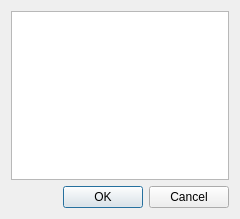
<?xml version="1.0" encoding="UTF-8"?>
<ui version="4.0">
 <class>QgsOrganizeTableColumnsDialog</class>
 <widget class="QDialog" name="QgsOrganizeTableColumnsDialog">
  <property name="geometry">
   <rect>
    <x>0</x>
    <y>0</y>
    <width>240</width>
    <height>219</height>
   </rect>
  </property>
  <property name="windowTitle">
   <string>Filter table column</string>
  </property>
  <layout class="QVBoxLayout" name="verticalLayout">
   <item>
    <widget class="QListWidget" name="mFieldsList"/>
   </item>
   <item>
    <widget class="QDialogButtonBox" name="buttonBox">
     <property name="orientation">
      <enum>Qt::Horizontal</enum>
     </property>
     <property name="standardButtons">
      <set>QDialogButtonBox::Cancel|QDialogButtonBox::Ok</set>
     </property>
    </widget>
   </item>
  </layout>
 </widget>
 <resources/>
 <connections>
  <connection>
   <sender>buttonBox</sender>
   <signal>accepted()</signal>
   <receiver>QgsOrganizeTableColumnsDialog</receiver>
   <slot>accept()</slot>
   <hints>
    <hint type="sourcelabel">
     <x>248</x>
     <y>254</y>
    </hint>
    <hint type="destinationlabel">
     <x>157</x>
     <y>274</y>
    </hint>
   </hints>
  </connection>
  <connection>
   <sender>buttonBox</sender>
   <signal>rejected()</signal>
   <receiver>QgsOrganizeTableColumnsDialog</receiver>
   <slot>reject()</slot>
   <hints>
    <hint type="sourcelabel">
     <x>316</x>
     <y>260</y>
    </hint>
    <hint type="destinationlabel">
     <x>286</x>
     <y>274</y>
    </hint>
   </hints>
  </connection>
 </connections>
</ui>
